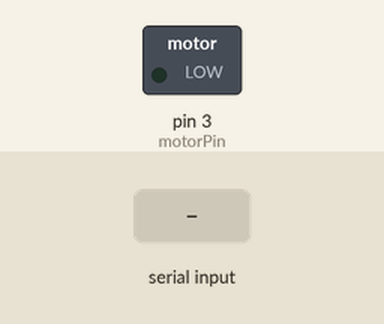
The sketch below on a simulated Arduino Uno, built with avr-gcc and run on an emulated ATmega328P. Shown: switched loads named in the sketch (green lamp = pin HIGH). Inputs (shaded band) come from the test bench. What the sketch prints to the serial monitor is not drawn.

Above: at 1.2 s.
1.3 s: "90,45\n" received over Serial
At 2.1 s:
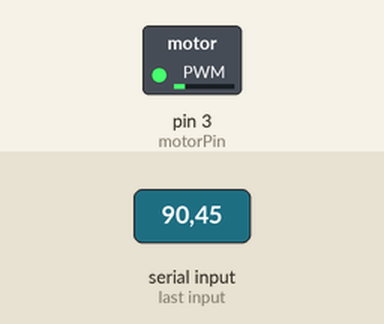
3.8 s: "30,150\n" received over Serial
At 4.5 s:
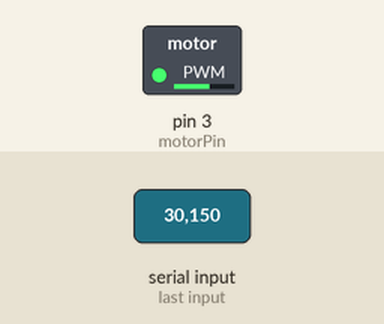
6.3 s: "200\n" received over Serial
At 7.1 s:
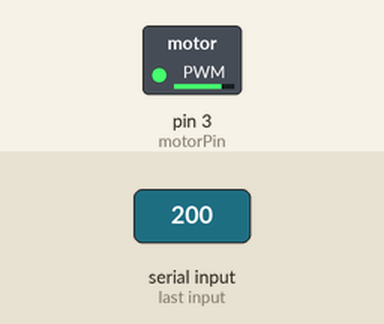
Timing chart, 0 to 9.3 s (numbered marks = the images above; inputs shaded):
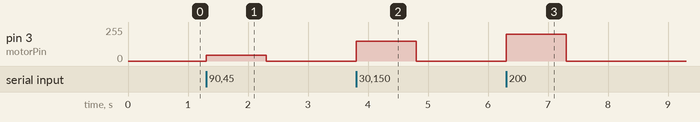

Measured:
- after the input at 1.3 s, pin 3 (motorPin): 0/255 → 45/255 at once, → 0/255 1.0 s later
- after the input at 3.8 s, pin 3 (motorPin): 0/255 → 150/255 at once, → 0/255 1.0 s later
- after the input at 6.3 s, pin 3 (motorPin): 0/255 → 200/255 at once, → 0/255 1.0 s later

The sketch:

example1-MotorTransistor.ino
```cpp
const int motorPin = 3;

void setup()
{
  pinMode(motorPin, OUTPUT);
  Serial.begin(9600);
  while (!Serial);
  Serial.println("Speed 0 to 255");
}

void loop()
{
  if (Serial.available())
  {
    int motorSpeed  = Serial.parseInt();
    if (motorSpeed >= 0 && motorSpeed <= 255)
    {
      analogWrite(motorPin, motorSpeed);
    }
  }
}
```
